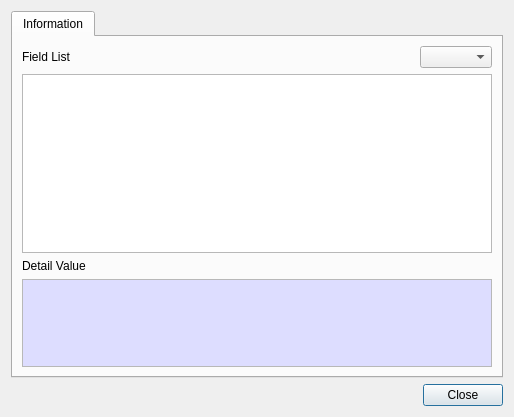
<?xml version="1.0" encoding="UTF-8"?>
<ui version="4.0">
 <class>CertInfoDlg</class>
 <widget class="QDialog" name="CertInfoDlg">
  <property name="geometry">
   <rect>
    <x>0</x>
    <y>0</y>
    <width>514</width>
    <height>417</height>
   </rect>
  </property>
  <property name="windowTitle">
   <string>Certificate information</string>
  </property>
  <layout class="QVBoxLayout" name="verticalLayout">
   <item>
    <widget class="QTabWidget" name="tabWidget">
     <property name="currentIndex">
      <number>0</number>
     </property>
     <widget class="QWidget" name="tab">
      <attribute name="title">
       <string>Information</string>
      </attribute>
      <layout class="QGridLayout" name="gridLayout_2">
       <item row="4" column="0">
        <widget class="QPlainTextEdit" name="mDetailText">
         <property name="maximumSize">
          <size>
           <width>16777215</width>
           <height>100</height>
          </size>
         </property>
         <property name="palette">
          <palette>
           <active>
            <colorrole role="Base">
             <brush brushstyle="SolidPattern">
              <color alpha="255">
               <red>221</red>
               <green>221</green>
               <blue>255</blue>
              </color>
             </brush>
            </colorrole>
           </active>
           <inactive>
            <colorrole role="Base">
             <brush brushstyle="SolidPattern">
              <color alpha="255">
               <red>221</red>
               <green>221</green>
               <blue>255</blue>
              </color>
             </brush>
            </colorrole>
           </inactive>
           <disabled>
            <colorrole role="Base">
             <brush brushstyle="SolidPattern">
              <color alpha="255">
               <red>240</red>
               <green>240</green>
               <blue>240</blue>
              </color>
             </brush>
            </colorrole>
           </disabled>
          </palette>
         </property>
         <property name="readOnly">
          <bool>true</bool>
         </property>
        </widget>
       </item>
       <item row="2" column="0">
        <widget class="QTableWidget" name="mFieldTable"/>
       </item>
       <item row="3" column="0">
        <widget class="QLabel" name="label_2">
         <property name="text">
          <string>Detail Value</string>
         </property>
        </widget>
       </item>
       <item row="0" column="0">
        <layout class="QGridLayout" name="gridLayout_3">
         <property name="topMargin">
          <number>0</number>
         </property>
         <item row="0" column="0">
          <widget class="QLabel" name="label">
           <property name="text">
            <string>Field List</string>
           </property>
          </widget>
         </item>
         <item row="0" column="2">
          <widget class="QComboBox" name="mFieldTypeCombo"/>
         </item>
         <item row="0" column="1">
          <spacer name="horizontalSpacer_2">
           <property name="orientation">
            <enum>Qt::Horizontal</enum>
           </property>
           <property name="sizeHint" stdset="0">
            <size>
             <width>40</width>
             <height>20</height>
            </size>
           </property>
          </spacer>
         </item>
        </layout>
       </item>
      </layout>
     </widget>
    </widget>
   </item>
   <item>
    <layout class="QGridLayout" name="gridLayout">
     <property name="topMargin">
      <number>0</number>
     </property>
     <item row="0" column="0">
      <spacer name="horizontalSpacer">
       <property name="orientation">
        <enum>Qt::Horizontal</enum>
       </property>
       <property name="sizeHint" stdset="0">
        <size>
         <width>40</width>
         <height>20</height>
        </size>
       </property>
      </spacer>
     </item>
     <item row="0" column="1">
      <widget class="QPushButton" name="mCloseBtn">
       <property name="text">
        <string>Close</string>
       </property>
      </widget>
     </item>
    </layout>
   </item>
  </layout>
 </widget>
 <tabstops>
  <tabstop>tabWidget</tabstop>
  <tabstop>mFieldTypeCombo</tabstop>
  <tabstop>mFieldTable</tabstop>
  <tabstop>mDetailText</tabstop>
  <tabstop>mCloseBtn</tabstop>
 </tabstops>
 <resources/>
 <connections/>
</ui>
